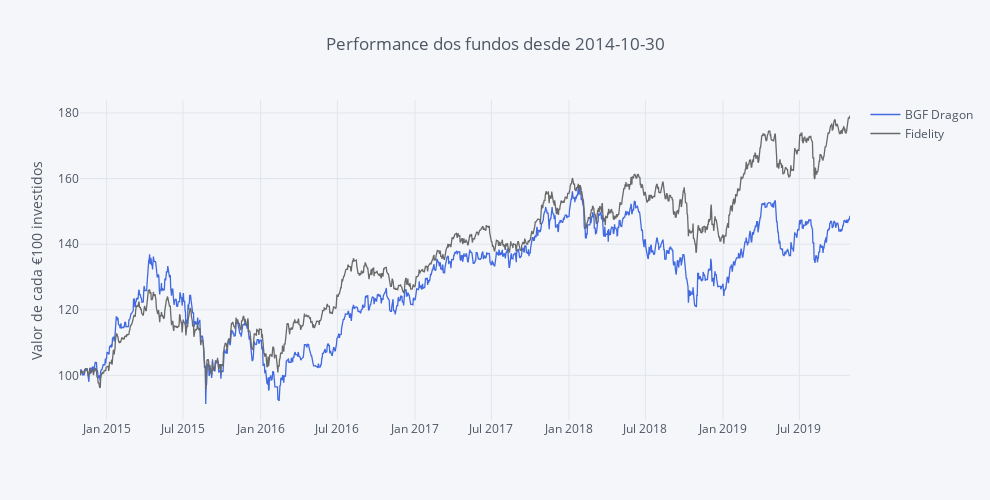

Notebook code for this chart:
### Markdown cell above
**Dica:** A interactividade dos gráficos da plotly permite:

    . Zoom (mantenham o clique e arrastem o cursor em simultâneo, em cima do gráfico);
    . Tem uma lista de opções que aparece se forem com o cursor ao canto superior direito;
    . Façam duplo clique no gráfico ou seleccionem a opção Autoscale/Reset Axes para voltar ao normal;
    . Alterem a opção de 'Compare data on hoover' para 'Show closest data on hoover' se vos for mais conveniente;
    . Se clicarem num nome na legenda esse fundo desaparece (clicando de novo ele volta a apetecer).

### Code cell
# Making Color Palette
Palette = ['rgb(255, 153, 51)',     # 1 - orange
            'royalblue',            # 2 - Royalblue
            '#708090',              # 3 - Grey
            'rgb(128, 0, 128)',     # 4 - Indigo
            'rgb(219, 64, 82)',     # 5 - Red
            'rgb(0, 128, 128)',     # 6 - Teal
            '#191970',              # 7 - Navy
            'rgb(128, 128, 0)',     # 8 - Olive
            '#00BFFF',              # 9 - Water Blue
            'rgb(128, 177, 211)']   # 10 - 

fundos.iplot(title='Performance dos fundos desde ' + Begin, yTitle='Valor de cada €100 investidos', color=['royalblue', 'dimgrey'], dimensions=dimensions)

### Figure 1 — Plotly figure (JSON) as saved in the notebook; plotly's stock layout.template omitted (floating-point values rounded to 4 significant figures; data arrays with more than 128 entries replaced by an {"elided": "..."} marker saying what was removed)
{"data": [{"line": {"color": "rgba(65, 105, 225, 1.0)", "dash": "solid", "shape": "linear", "width": 1.3}, "mode": "lines", "name": "BGF Dragon", "text": "", "type": "scatter", "uid": "4d3bb36a-c402-4bea-a593-ff421baf6da7", "x": {"elided": "1826 str values"}, "y": {"elided": "1826 float values"}}, {"line": {"color": "rgba(105, 105, 105, 1.0)", "dash": "solid", "shape": "linear", "width": 1.3}, "mode": "lines", "name": "Fidelity", "text": "", "type": "scatter", "uid": "7338d2a4-7803-4faf-b084-c29700d0b999", "x": {"elided": "1826 str values"}, "y": {"elided": "1826 float values"}}], "layout": {"height": 500, "legend": {"bgcolor": "#F5F6F9", "font": {"color": "#4D5663"}}, "paper_bgcolor": "#F5F6F9", "plot_bgcolor": "#F5F6F9", "title": {"font": {"color": "#4D5663"}, "text": "Performance dos fundos desde 2014-10-30"}, "width": 990, "xaxis": {"autorange": true, "gridcolor": "#E1E5ED", "range": ["2014-10-30", "2019-10-29"], "showgrid": true, "tickfont": {"color": "#4D5663"}, "title": {"font": {"color": "#4D5663"}, "text": ""}, "type": "date", "zerolinecolor": "#E1E5ED"}, "yaxis": {"autorange": true, "gridcolor": "#E1E5ED", "range": [86.39, 184.0], "showgrid": true, "tickfont": {"color": "#4D5663"}, "title": {"font": {"color": "#4D5663"}, "text": "Valor de cada €100 investidos"}, "type": "linear", "zerolinecolor": "#E1E5ED"}}}
